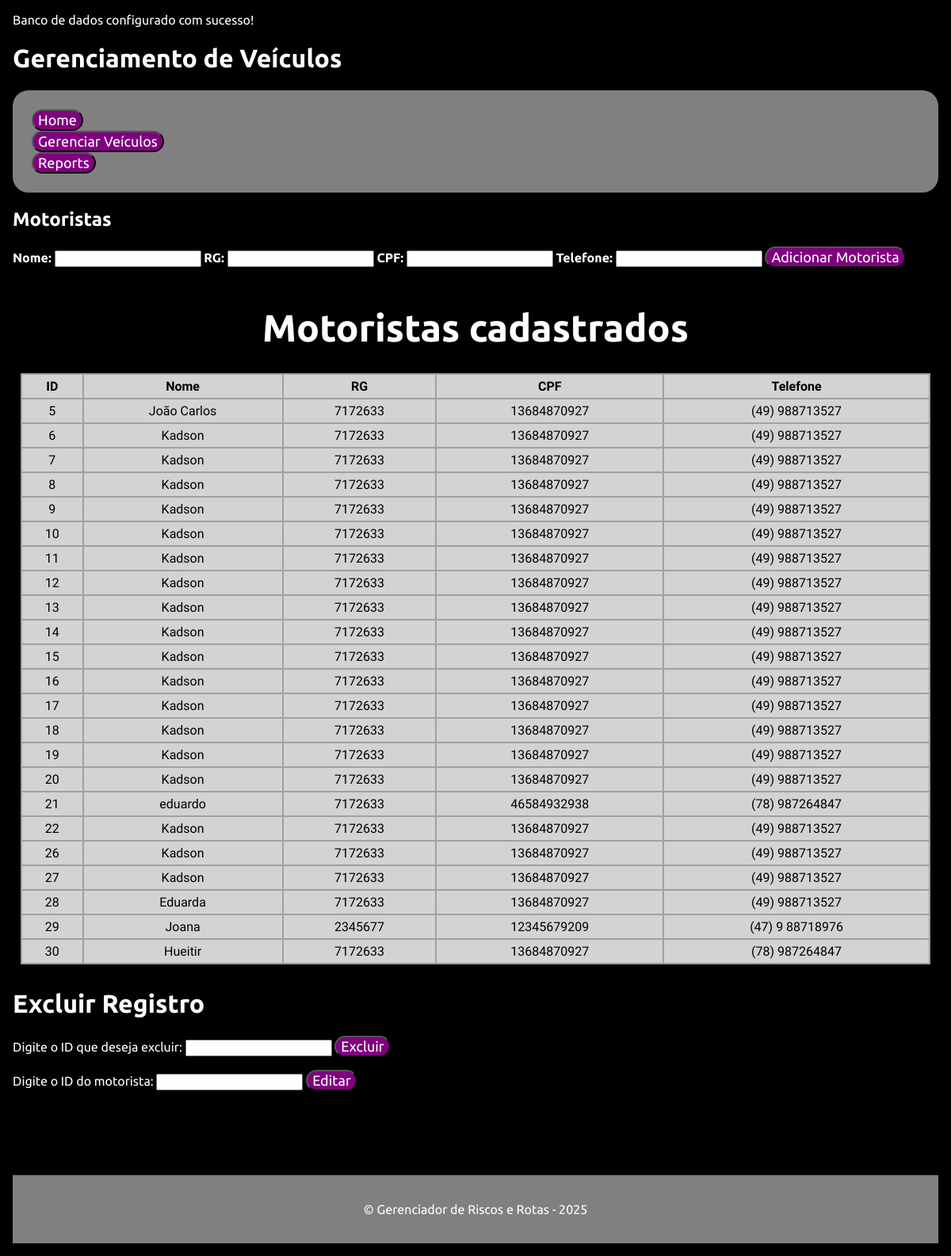
Page /src/drivers.php on the earlier database version.
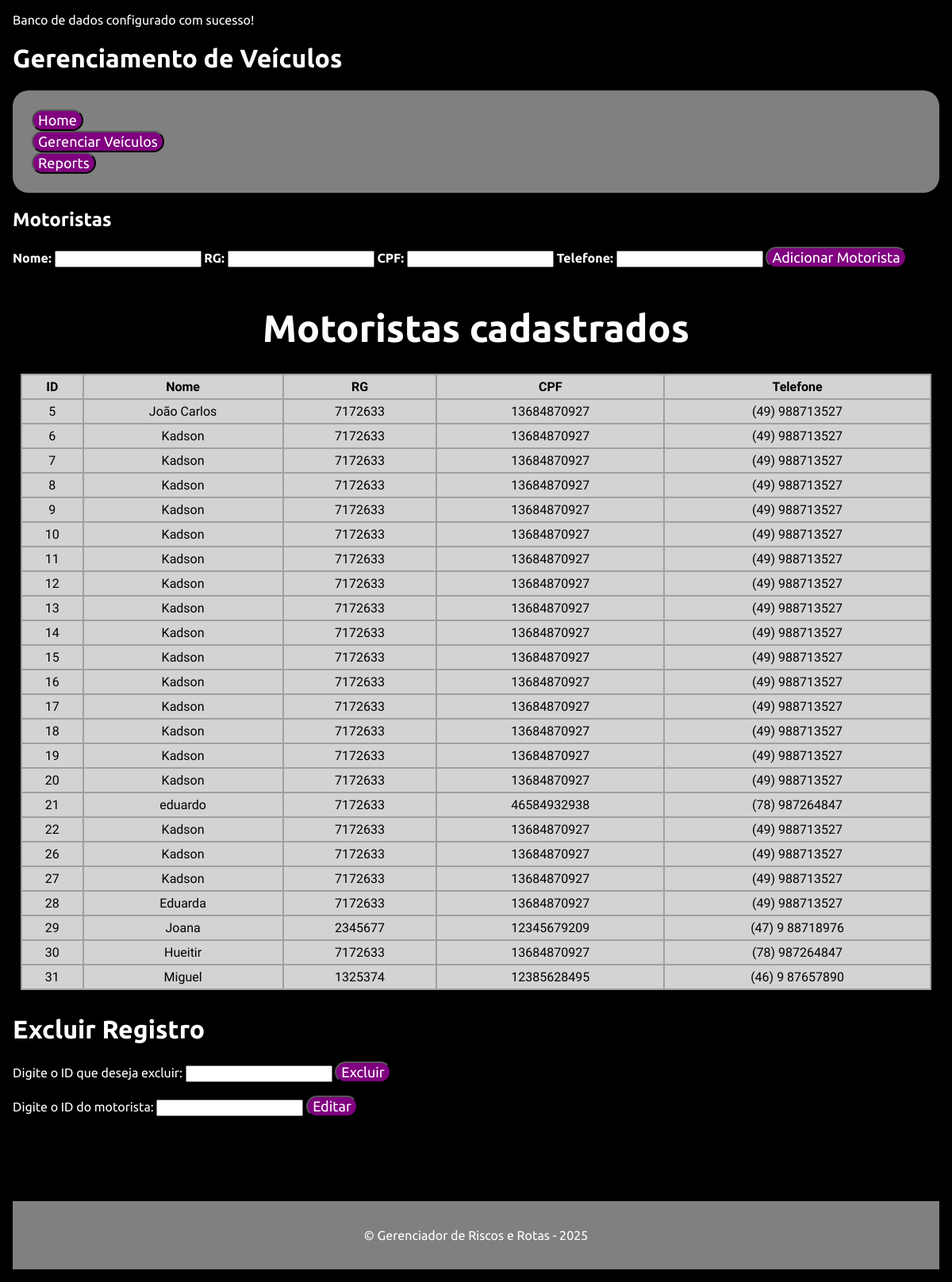
Same page on the later database version.
### tables this page shows
CREATE TABLE drivers (
        id INTEGER PRIMARY KEY AUTOINCREMENT,
        nome CHAR(255) NOT NULL,
        rg CHAR(20) NOT NULL,
        cpf CHAR(11) NOT NULL,
        telefone CHAR(20) DEFAULT NULL,
        veiculo_id INTEGER,
        FOREIGN KEY(veiculo_id) REFERENCES veiculos(id)
    );

### src/drivers.php (the view, shortened to what this page needs)
<?php include __DIR__ . '/init.php'; ?>
<!DOCTYPE html>
<html lang="pt-br">
<head>
    <link rel="stylesheet" href="/css/style_drivers.css">
    <link rel="stylesheet" href="/css/style_table.css">
</head>
<body>
    <header class="header">
        <h1>Gerenciamento de Veículos</h1>
    <div class="navegacao_drivers">
        <nav>
            <ul>
                <li>
                    <button onclick="location.href='/index.php'" type="button">
                    Home</button>
                </li>
                <li>
                    <button onclick="location.href='veiculos.php'" type="button">
                    Gerenciar Veículos</button>
                </li>
                <li>
                    <button onclick="location.href='reports.php'" type="button">
                    Reports</button>
                </li>
            </ul>
        </nav>
    </div>
    </header>
    <main class="main">
        <h2>Motoristas</h2>
        <form action="drivers.php" method="POST">
            <label for="nome"><strong>Nome:</strong></label>
            <input type="text" id="nome" name="nome" maxlength="255"required>
            <label for="RG"><strong>RG:</strong></label>
            <input type="text" id="rg" name="rg" maxlength="20" required>
            <label for="cpf"><strong>CPF:</strong></label>
            <input type="char(11)" id="cpf" name="cpf" maxlength="11" required>
            <label for="telefone"><strong>Telefone:</strong></label>
            <input type="CHAR(20)" id="telefone" name="telefone" maxlength="20" required>
            <button type="submit">Adicionar Motorista</button>
        </form>
        <h3>Motoristas cadastrados</h3>
        <div class="tabela_top">
            <table class="tabela">
                <thead>
                    <tr>
                        <th>ID</th>
                        <th>Nome</th>
                        <th>RG</th>
                        <th>CPF</th>
                        <th>Telefone</th>
                    </tr>
                </thead>
                <tbody>
                    <?php
                    $drivers = $db->query('SELECT * FROM drivers')->fetchAll(PDO::FETCH_ASSOC);
                    foreach ($drivers as $motoristas) {
                        echo "<tr>
                                <td>{$motoristas['id']}</td>
                                <td>{$motoristas['nome']}</td>
                                <td>{$motoristas['rg']}</td>
                                <td>{$motoristas['cpf']}</td>
                                <td>{$motoristas['telefone']}</td>
                            </tr>";
                    }
                    ?>
            </table>
        </div>
        <h1>Excluir Registro</h1>
    <form method="POST" action="removedor.php">
        <label for="removerMotoristas.php">Digite o ID que deseja excluir:</label>
        <input type="number" name="id" id="id" required>
        <button type="submit">Excluir</button>
    </form>
    <form method="GET" action="editar_motoristas.php">
        <label for="id">Digite o ID do motorista:</label>
        <input type="number" name="id" id="id" required>
        <button type="submit">Editar</button>
    </form>
    </main>
    <br>
    <br>
    <br>
    <br>
    <br>
    <footer class="footer">
        <p>&copy; Gerenciador de Riscos e Rotas - 2025</p>
    </footer>
</body>
</html>

Differences in the rows shown:
added drivers: id "31", nome "Miguel", rg "1325374", cpf "12385628495", telefone "(46) 9 87657890"
